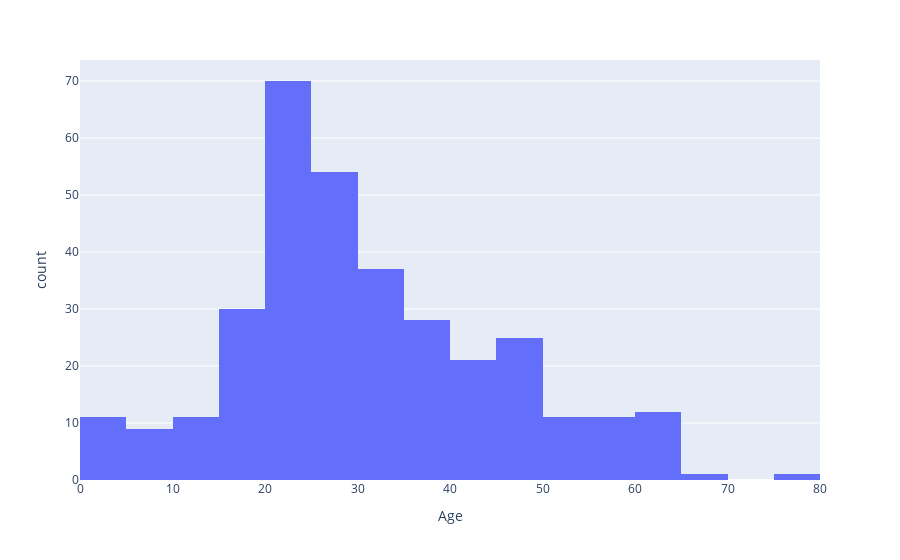

The notebook cell this image was saved under:
### Code cell
px.histogram(titanic, 'Age')

### Figure 1 — Plotly figure (JSON) as saved in the notebook; plotly's stock layout.template omitted (floating-point values rounded to 4 significant figures; data arrays with more than 128 entries replaced by an {"elided": "..."} marker saying what was removed)
{"data": [{"alignmentgroup": "True", "bingroup": "x", "hovertemplate": "Age=%{x}<br>count=%{y}<extra></extra>", "legendgroup": "", "marker": {"color": "#636efa", "pattern": {"shape": ""}}, "name": "", "offsetgroup": "", "orientation": "v", "showlegend": false, "type": "histogram", "x": {"elided": "418 float values"}, "xaxis": "x", "yaxis": "y"}], "layout": {"barmode": "relative", "legend": {"tracegroupgap": 0}, "margin": {"t": 60}, "xaxis": {"anchor": "y", "domain": [0, 1], "title": {"text": "Age"}}, "yaxis": {"anchor": "x", "domain": [0, 1], "title": {"text": "count"}}}}
